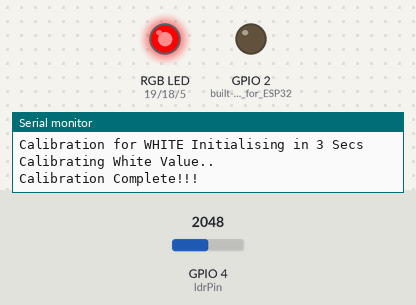
The sketch below on a simulated ESP32. On the bench: an RGB LED mixed from three pins (HIGH = lit), output pins drawn as LEDs (lit = HIGH), the last lines printed to the serial monitor. The inputs (shaded band) are chosen by the test bench; at power-on: GPIO 4 (ldrPin) = 2048.

Above: at 7.65 s.
At 8.95 s:
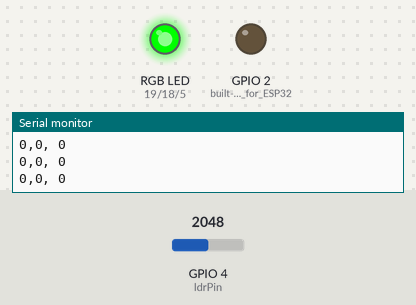
At 10.3 s:
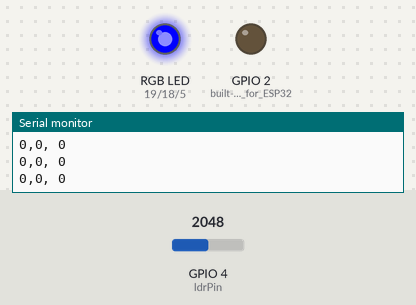
Timing chart, 0 to 10.6 s (numbered marks = the images above):
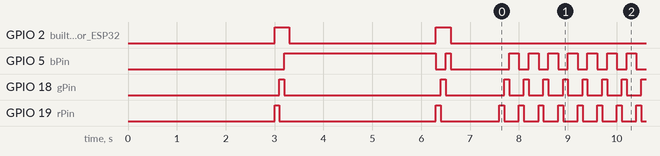

The sketch:

ColorSensor_Esp32.ino
```cpp
#include <analogWrite.h>

//Initialise Pin for LDR sensor (photoresistor)
const int ldrPin = 4;

//Initialise Pins for RGB LED
const int rPin = 19;
const int gPin = 18;
const int bPin = 5;


//RGB callibration variables for BLACK (min)
int minRcal;
int minGcal;
int minBcal;
//RGB callibration variable for WHITE (max)
int maxRcal;
int maxGcal;
int maxBcal;

void setup() {

  //Serial Init
  Serial.begin(9600);
  Serial.println("Calibration for BLACK initialising in 3 secs");
  delay(3000);

  //set input & output pins
  pinMode(ldrPin,INPUT);
  pinMode(rPin,OUTPUT);
  pinMode(gPin,OUTPUT);
  pinMode(bPin,OUTPUT);
  pinMode(2, OUTPUT); //built-in LED for ESP32

  Serial.println("Calibrating Black Value..");
  digitalWrite(2, HIGH);

  setColor(255,0,0); //LED to Red
  delay(100);
  minRcal = analogRead(ldrPin);

  setColor(0,255,0); //LED to Green
  delay(100);
  minGcal = analogRead(ldrPin);

  setColor(0,0,255); //LED to Blue
  delay(100);
  minBcal = analogRead(ldrPin);

  digitalWrite(2, LOW); //END OF BLACK Calibration

  Serial.println("Calibration for WHITE Initialising in 3 Secs");
  delay(3000);

  Serial.println("Calibrating White Value..");
  digitalWrite(2, HIGH);

  setColor(255,0,0); //LED to Red
  delay(100);
  maxRcal = analogRead(ldrPin);

  setColor(0,255,0); //LED to Green
  delay(100);
  maxGcal = analogRead(ldrPin);

  setColor(0,0,255); //LED to Blue
  delay(100);
  maxBcal = analogRead(ldrPin);

  digitalWrite(2, LOW); //END OF WHITE Calibration

  Serial.println("Calibration Complete!!!");
  setColor(0,0,0);
  delay(1000);
}

int refreshRate = 100; //in milliseconds
void loop() {
  // put your main code here, to run repeatedly:

  setColor(255,0,0); //LED to Red
  delay(refreshRate);
  int redVal = constrain(map(analogRead(ldrPin), minRcal , maxRcal, 0, 255),0,255);

  setColor(0,255,0); //LED to Green
  delay(refreshRate);
  int greenVal = constrain(map(analogRead(ldrPin), minGcal , maxGcal, 0, 255),0,255);

  setColor(0,0,255); //LED to Blue
  delay(refreshRate);
  int blueVal = constrain(map(analogRead(ldrPin), minBcal , maxBcal, 0, 255),0,255);

  Serial.println(String(redVal) + "," + String(greenVal) + ", " + String(blueVal)); // to be send over to Processing
  delay(refreshRate);
}

//set RGB LED to a certain color
void setColor(int red, int green, int blue){
  analogWrite(rPin,red);
  analogWrite(gPin,green);
  analogWrite(bPin,blue);
  }
```

Measured:
- by itself, GPIO 5 (bPin): goes LOW 0.20 s, HIGH 0.10 s, LOW 1.2 s, 80 × (HIGH 0.20 s, LOW 0.20 s), then HIGH
- by itself, GPIO 18 (gPin), GPIO 19 (rPin): goes LOW 3.2 s, HIGH 0.10 s, LOW 1.2 s, 80 × (HIGH 0.10 s, LOW 0.30 s), HIGH 0.10 s, then LOW
- by itself, everything shown: repeats every 0.40 s, in 3 steps
